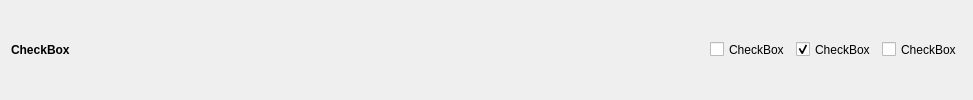
             <widget class="QWidget" name="widget_2" native="true">
              <layout class="QGridLayout" name="gridLayout_6">
               <item row="0" column="0">
                <widget class="QLabel" name="label_2">
                 <property name="font">
                  <font>
                   <bold>true</bold>
                  </font>
                 </property>
                 <property name="text">
                  <string>CheckBox</string>
                 </property>
                </widget>
               </item>
               <item row="0" column="1">
                <spacer name="horizontalSpacer_2">
                 <property name="orientation">
                  <enum>Qt::Orientation::Horizontal</enum>
                 </property>
                 <property name="sizeHint" stdset="0">
                  <size>
                   <width>634</width>
                   <height>20</height>
                  </size>
                 </property>
                </spacer>
               </item>
               <item row="0" column="2">
                <widget class="QCheckBox" name="checkBox">
                 <property name="minimumSize">
                  <size>
                   <width>0</width>
                   <height>31</height>
                  </size>
                 </property>
                 <property name="text">
                  <string>CheckBox</string>
                 </property>
                 <property name="tristate">
                  <bool>true</bool>
                 </property>
                </widget>
               </item>
               <item row="0" column="3">
                <widget class="QCheckBox" name="checkBox_2">
                 <property name="minimumSize">
                  <size>
                   <width>0</width>
                   <height>31</height>
                  </size>
                 </property>
                 <property name="text">
                  <string>CheckBox</string>
                 </property>
                 <property name="checked">
                  <bool>true</bool>
                 </property>
                </widget>
               </item>
               <item row="0" column="4">
                <widget class="QCheckBox" name="checkBox_3">
                 <property name="minimumSize">
                  <size>
                   <width>0</width>
                   <height>31</height>
                  </size>
                 </property>
                 <property name="text">
                  <string>CheckBox</string>
                 </property>
                </widget>
               </item>
              </layout>
             </widget>
